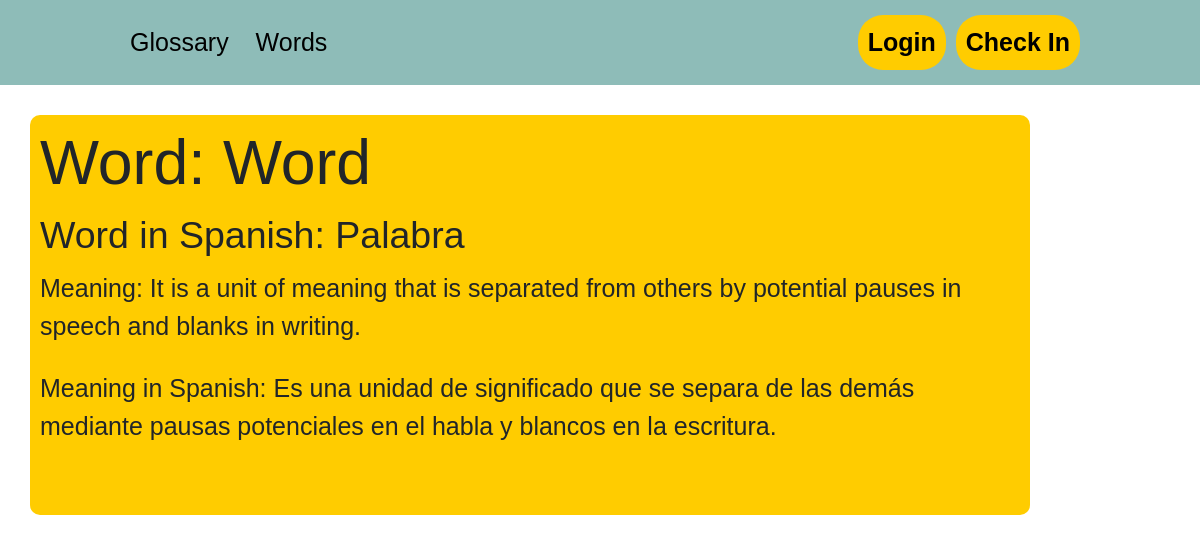
The app's page /show_word/11 with its own data.
### tables this page shows
CREATE TABLE "palabra" (
	"id"	INTEGER NOT NULL,
	"english"	TEXT,
	"spanish"	TEXT,
	"id_usuario"	INTEGER,
	"state"	TEXT,
	PRIMARY KEY("id" AUTOINCREMENT)
);

CREATE TABLE "significado" (
	"id"	INTEGER NOT NULL,
	"english"	TEXT,
	"id_palabra"	INTEGER,
	"spanish"	TEXT,
	PRIMARY KEY("id" AUTOINCREMENT)
);

### app.py (the view)
@app.route("/show_word/<id>")
def show_word(id):
    db = DBAccess("database/glosario.db")
    word= db.view_word(int(id))
    meaning= db.view_meaning(int(id))
    return render_template("show_word.html", word= word, meaning= meaning)

### model/DBAccess.py (called while the page is built)
    def view_word(self, id):
        sql= f"SELECT * FROM palabra WHERE id= {id}"
        self.cursor.execute(sql)
        self.con.commit()
        return self.cursor.fetchone()

    def view_meaning(self, id_palabra):
        sql= f"SELECT * FROM significado WHERE id_palabra={id_palabra}"
        self.cursor.execute(sql)
        self.con.commit()
        return self.cursor.fetchone()

### templates/show_word.html
{% extends "layout.html" %}
{% block contenido %}
<body>
      <div class="card_word" >
            <h1>Word: {{word[1]}}</h1>
            <h4>Word in Spanish: {{word[2]}}</h4>
            <p>Meaning: {{meaning[1]}}</p>
            <p>Meaning in Spanish: {{meaning[3]}}</p>
      </div>
</body>
{% endblock %}

### templates/layout.html (shortened to what this page needs)
<!DOCTYPE html>
<html lang="en">
<head>
    <link rel="stylesheet" href="https://www.dafont.com/es/spicy-potatos.font">
    <link rel="stylesheet" href="{{ url_for('static', filename='style.css') }}">
    <link href="https://cdn.jsdelivr.net/npm/bootstrap@5.2.3/dist/css/bootstrap.min.css" rel="stylesheet"
>
    <link href='https://unpkg.com/boxicons@2.1.4/css/boxicons.min.css' rel='stylesheet'>
    <link rel="stylesheet" href="{{ url_for('static', filename='script.js') }}">
    <link rel="stylesheet" href="https://cdnjs.cloudflare.com/ajax/libs/font-awesome/6.4.0/css/all.min.css" />
</head>
<body>
<header class="header">
    <nav>
        <ul class="nav-links">
            <li><a href="/">Glossary</a></li>
            <li><a href="/my_words">Words</a></li>
        </ul>
    </nav>
    <div class="btns-container">
        {% if 'logueado' in session %}
            <a href="/logout" class="btn_Logout"><button>Logout</button></a>
            {% if session['id_rol'] == 1 %}
                <p >Teacher</p>
            {% elif session['id_rol'] == 2 %}
                <p>Student</p>
            {% endif %}
        {% else %}
            <a href="/login" class="btn_Login"><button>Login</button></a>
            <a href="/new_user" class="btn_check_in"><button>Check In</button></a>
        {% endif %}
    </div>
</header>
 {% block contenido %}
 {% endblock %}
</body>
</html>

### static/style.css (style rules this page uses)
* { margin: 0; padding: 0; box-sizing:0; font-family: 'Spicy Potatos', sans-serif; font-size: 25px; }
.header { background-color: #8EBCB8; display: flex; justify-content: space-between; align-items: center; height: 85px; padding: 5px 10%; }
.header .nav-links { list-style: none; margin: 0; padding: 0; }
.header .nav-links li { display: inline-block; padding: 10px; transition: all 0.3s ease 0s; }
.header .nav-links a { font-size: 700; color: #000000; text-decoration: none; transition: all 0.3s ease 0s; }
.header .btns-container { display: flex; align-items: center; }
.header .btn_Login button, .header .btn_check_in button, .header .btn_Logout button { font-weight: 700; color: #000000; padding: 9px 10px; background: #FFCC00; border: none; border-radius: 25px; cursor: pointer; margin-left: 10px; transition: all 0.3s ease 0s; }
.card_word { display: inline-block; background-color: #FFCC00; border-radius: 10px; width:1000px; height: 400px; margin: 30px; padding: 10px; }

### records on screen
palabra: english "Word", spanish "Palabra"
significado: english "It is a unit of meaning that is separated from others by potential pauses in speech and blanks in writing.", spanish "Es una unidad de significado que se separa de las demás mediante pausas potenciales en el habla y blancos en la escritura."
